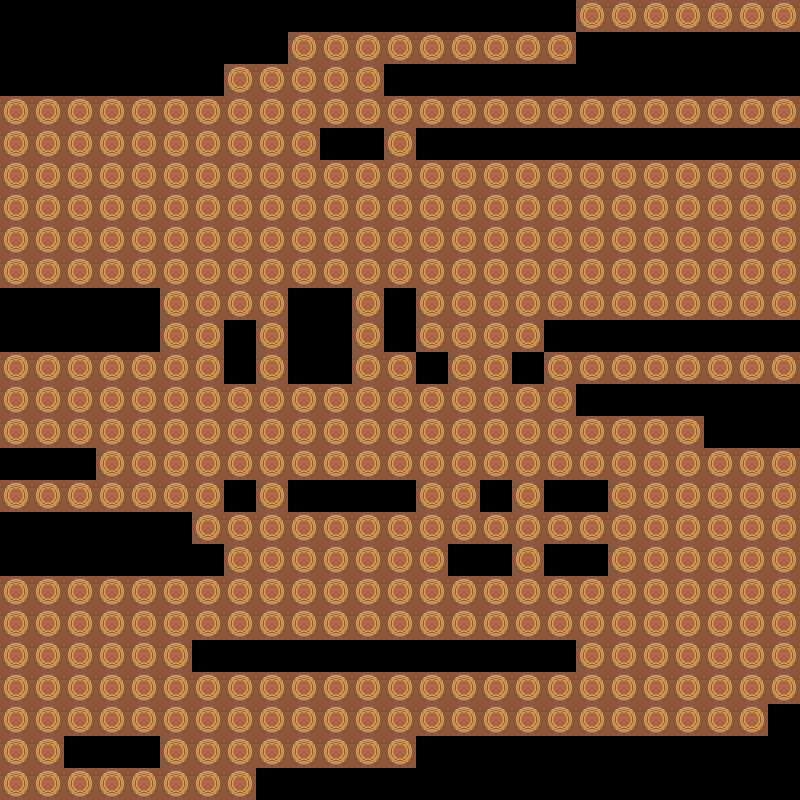

Tiled map render using the project's own tile images. Description and the whole map definition, tile-layer contents included, below:
An orthogonal 25x25 tile map with 32x32 px tiles, 1 tile layer (Tile Layer 1).

<map version="1.4" tiledversion="1.4.2" orientation="orthogonal" renderorder="right-down" width="25" height="25" tilewidth="32" tileheight="32" infinite="0" nextlayerid="2" nextobjectid="1">
 <tileset firstgid="1" source="main_tileset.tsx" />
 <layer id="1" name="Tile Layer 1" width="25" height="25">
  <data encoding="csv">
0,0,0,0,0,0,0,0,0,0,0,0,0,0,0,0,0,0,1,1,1,1,1,1,1,
0,0,0,0,0,0,0,0,0,1,1,1,1,1,1,1,1,1,0,0,0,0,0,0,0,
0,0,0,0,0,0,0,1,1,1,1,1,0,0,0,0,0,0,0,0,0,0,0,0,0,
1,1,1,1,1,1,1,1,1,1,1,1,1,1,1,1,1,1,1,1,1,1,1,1,1,
1,1,1,1,1,1,1,1,1,1,0,0,1,0,0,0,0,0,0,0,0,0,0,0,0,
1,1,1,1,1,1,1,1,1,1,1,1,1,1,1,1,1,1,1,1,1,1,1,1,1,
1,1,1,1,1,1,1,1,1,1,1,1,1,1,1,1,1,1,1,1,1,1,1,1,1,
1,1,1,1,1,1,1,1,1,1,1,1,1,1,1,1,1,1,1,1,1,1,1,1,1,
1,1,1,1,1,1,1,1,1,1,1,1,1,1,1,1,1,1,1,1,1,1,1,1,1,
0,0,0,0,0,1,1,1,1,0,0,1,0,1,1,1,1,1,1,1,1,1,1,1,1,
0,0,0,0,0,1,1,0,1,0,0,1,0,1,1,1,1,0,0,0,0,0,0,0,0,
1,1,1,1,1,1,1,0,1,0,0,1,1,0,1,1,0,1,1,1,1,1,1,1,1,
1,1,1,1,1,1,1,1,1,1,1,1,1,1,1,1,1,1,0,0,0,0,0,0,0,
1,1,1,1,1,1,1,1,1,1,1,1,1,1,1,1,1,1,1,1,1,1,0,0,0,
0,0,0,1,1,1,1,1,1,1,1,1,1,1,1,1,1,1,1,1,1,1,1,1,1,
1,1,1,1,1,1,1,0,1,0,0,0,0,1,1,0,1,0,0,1,1,1,1,1,1,
0,0,0,0,0,0,1,1,1,1,1,1,1,1,1,1,1,1,1,1,1,1,1,1,1,
0,0,0,0,0,0,0,1,1,1,1,1,1,1,0,0,1,0,0,1,1,1,1,1,1,
1,1,1,1,1,1,1,1,1,1,1,1,1,1,1,1,1,1,1,1,1,1,1,1,1,
1,1,1,1,1,1,1,1,1,1,1,1,1,1,1,1,1,1,1,1,1,1,1,1,1,
1,1,1,1,1,1,0,0,0,0,0,0,0,0,0,0,0,0,1,1,1,1,1,1,1,
1,1,1,1,1,1,1,1,1,1,1,1,1,1,1,1,1,1,1,1,1,1,1,1,1,
1,1,1,1,1,1,1,1,1,1,1,1,1,1,1,1,1,1,1,1,1,1,1,1,0,
1,1,0,0,0,1,1,1,1,1,1,1,1,0,0,0,0,0,0,0,0,0,0,0,0,
1,1,1,1,1,1,1,1,0,0,0,0,0,0,0,0,0,0,0,0,0,0,0,0,0
</data>
 </layer>
</map>